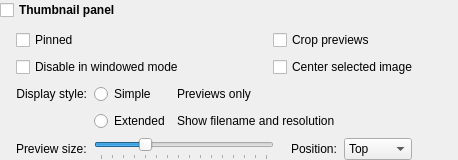
                <widget class="QWidget" name="thumbnailPanelGroup" native="true">
                 <property name="accessibleName">
                  <string notr="true">SGroup</string>
                 </property>
                 <layout class="QVBoxLayout" name="verticalLayout_14">
                  <property name="leftMargin">
                   <number>0</number>
                  </property>
                  <property name="topMargin">
                   <number>0</number>
                  </property>
                  <property name="rightMargin">
                   <number>0</number>
                  </property>
                  <property name="bottomMargin">
                   <number>0</number>
                  </property>
                  <item>
                   <layout class="QHBoxLayout" name="horizontalLayout_6">
                    <property name="leftMargin">
                     <number>0</number>
                    </property>
                    <property name="topMargin">
                     <number>0</number>
                    </property>
                    <property name="rightMargin">
                     <number>0</number>
                    </property>
                    <item>
                     <widget class="QCheckBox" name="enablePanelCheckBox">
                      <property name="sizePolicy">
                       <sizepolicy hsizetype="Minimum" vsizetype="Minimum">
                        <horstretch>0</horstretch>
                        <verstretch>0</verstretch>
                       </sizepolicy>
                      </property>
                      <property name="minimumSize">
                       <size>
                        <width>0</width>
                        <height>0</height>
                       </size>
                      </property>
                      <property name="font">
                       <font>
                        <bold>true</bold>
                       </font>
                      </property>
                      <property name="toolTip">
                       <string/>
                      </property>
                      <property name="text">
                       <string>Thumbnail panel</string>
                      </property>
                     </widget>
                    </item>
                    <item>
                     <widget class="QWidget" name="widget_6" native="true">
                      <property name="sizePolicy">
                       <sizepolicy hsizetype="Expanding" vsizetype="Preferred">
                        <horstretch>0</horstretch>
                        <verstretch>0</verstretch>
                       </sizepolicy>
                      </property>
                      <property name="accessibleName">
                       <string notr="true">SLine</string>
                      </property>
                     </widget>
                    </item>
                   </layout>
                  </item>
                  <item>
                   <widget class="QWidget" name="thumbnailPanelGroupContents" native="true">
                    <layout class="QVBoxLayout" name="verticalLayout_15">
                     <property name="spacing">
                      <number>7</number>
                     </property>
                     <property name="leftMargin">
                      <number>16</number>
                     </property>
                     <property name="topMargin">
                      <number>4</number>
                     </property>
                     <property name="rightMargin">
                      <number>0</number>
                     </property>
                     <property name="bottomMargin">
                      <number>0</number>
                     </property>
                     <item>
                      <layout class="QGridLayout" name="gridLayout_3">
                       <property name="leftMargin">
                        <number>0</number>
                       </property>
                       <property name="topMargin">
                        <number>0</number>
                       </property>
                       <property name="rightMargin">
                        <number>0</number>
                       </property>
                       <property name="bottomMargin">
                        <number>0</number>
                       </property>
                       <property name="verticalSpacing">
                        <number>7</number>
                       </property>
                       <item row="0" column="1">
                        <widget class="QCheckBox" name="squareThumbnailsCheckBox">
                         <property name="sizePolicy">
                          <sizepolicy hsizetype="Minimum" vsizetype="Minimum">
                           <horstretch>0</horstretch>
                           <verstretch>0</verstretch>
                          </sizepolicy>
                         </property>
                         <property name="minimumSize">
                          <size>
                           <width>0</width>
                           <height>0</height>
                          </size>
                         </property>
                         <property name="text">
                          <string>Crop previews</string>
                         </property>
                        </widget>
                       </item>
                       <item row="0" column="0">
                        <widget class="QCheckBox" name="pinPanelCheckBox">
                         <property name="minimumSize">
                          <size>
                           <width>250</width>
                           <height>0</height>
                          </size>
                         </property>
                         <property name="text">
                          <string>Pinned</string>
                         </property>
                        </widget>
                       </item>
                       <item row="1" column="0">
                        <widget class="QCheckBox" name="panelFullscreenOnlyCheckBox">
                         <property name="sizePolicy">
                          <sizepolicy hsizetype="Minimum" vsizetype="Minimum">
                           <horstretch>0</horstretch>
                           <verstretch>0</verstretch>
                          </sizepolicy>
                         </property>
                         <property name="minimumSize">
                          <size>
                           <width>0</width>
                           <height>0</height>
                          </size>
                         </property>
                         <property name="text">
                          <string>Disable in windowed mode</string>
                         </property>
                        </widget>
                       </item>
                       <item row="1" column="1">
                        <widget class="QCheckBox" name="panelCenterSelectionCheckBox">
                         <property name="text">
                          <string>Center selected image</string>
                         </property>
                        </widget>
                       </item>
                       <item row="0" column="2">
                        <spacer name="horizontalSpacer_8">
                         <property name="orientation">
                          <enum>Qt::Horizontal</enum>
                         </property>
                         <property name="sizeHint" stdset="0">
                          <size>
                           <width>40</width>
                           <height>20</height>
                          </size>
                         </property>
                        </spacer>
                       </item>
                      </layout>
                     </item>
                     <item>
                      <layout class="QGridLayout" name="gridLayout_4">
                       <property name="leftMargin">
                        <number>0</number>
                       </property>
                       <property name="topMargin">
                        <number>0</number>
                       </property>
                       <property name="rightMargin">
                        <number>0</number>
                       </property>
                       <property name="bottomMargin">
                        <number>0</number>
                       </property>
                       <property name="verticalSpacing">
                        <number>7</number>
                       </property>
                       <item row="1" column="1">
                        <widget class="QRadioButton" name="thumbStyleExtended">
                         <property name="text">
                          <string>Extended</string>
                         </property>
                        </widget>
                       </item>
                       <item row="0" column="2">
                        <widget class="QLabel" name="label_8">
                         <property name="accessibleName">
                          <string notr="true">SNoteText</string>
                         </property>
                         <property name="text">
                          <string>Previews only</string>
                         </property>
                        </widget>
                       </item>
                       <item row="0" column="0">
                        <widget class="QLabel" name="label_18">
                         <property name="text">
                          <string>Display style:</string>
                         </property>
                         <property name="alignment">
                          <set>Qt::AlignRight|Qt::AlignTrailing|Qt::AlignVCenter</set>
                         </property>
                        </widget>
                       </item>
                       <item row="1" column="2">
                        <widget class="QLabel" name="label_25">
                         <property name="accessibleName">
                          <string notr="true">SNoteText</string>
                         </property>
                         <property name="text">
                          <string>Show filename and resolution</string>
                         </property>
                        </widget>
                       </item>
                       <item row="0" column="3">
                        <spacer name="horizontalSpacer_26">
                         <property name="orientation">
                          <enum>Qt::Horizontal</enum>
                         </property>
                         <property name="sizeHint" stdset="0">
                          <size>
                           <width>40</width>
                           <height>10</height>
                          </size>
                         </property>
                        </spacer>
                       </item>
                       <item row="0" column="1">
                        <widget class="QRadioButton" name="thumbStyleSimple">
                         <property name="text">
                          <string>Simple</string>
                         </property>
                        </widget>
                       </item>
                      </layout>
                     </item>
                     <item>
                      <layout class="QHBoxLayout" name="horizontalLayout_24">
                       <property name="leftMargin">
                        <number>0</number>
                       </property>
                       <property name="topMargin">
                        <number>0</number>
                       </property>
                       <item>
                        <widget class="QLabel" name="label_4">
                         <property name="text">
                          <string>Preview size:</string>
                         </property>
                        </widget>
                       </item>
                       <item>
                        <widget class="QSlider" name="panelSizeSlider">
                         <property name="sizePolicy">
                          <sizepolicy hsizetype="Fixed" vsizetype="Preferred">
                           <horstretch>0</horstretch>
                           <verstretch>0</verstretch>
                          </sizepolicy>
                         </property>
                         <property name="minimumSize">
                          <size>
                           <width>180</width>
                           <height>0</height>
                          </size>
                         </property>
                         <property name="minimum">
                          <number>10</number>
                         </property>
                         <property name="maximum">
                          <number>25</number>
                         </property>
                         <property name="singleStep">
                          <number>1</number>
                         </property>
                         <property name="pageStep">
                          <number>5</number>
                         </property>
                         <property name="value">
                          <number>14</number>
                         </property>
                         <property name="orientation">
                          <enum>Qt::Horizontal</enum>
                         </property>
                         <property name="tickPosition">
                          <enum>QSlider::TicksBelow</enum>
                         </property>
                         <property name="tickInterval">
                          <number>1</number>
                         </property>
                        </widget>
                       </item>
                       <item>
                        <spacer name="horizontalSpacer_11">
                         <property name="orientation">
                          <enum>Qt::Horizontal</enum>
                         </property>
                         <property name="sizeType">
                          <enum>QSizePolicy::Fixed</enum>
                         </property>
                         <property name="sizeHint" stdset="0">
                          <size>
                           <width>10</width>
                           <height>10</height>
                          </size>
                         </property>
                        </spacer>
                       </item>
                       <item>
                        <widget class="QLabel" name="panelPositionLabel">
                         <property name="sizePolicy">
                          <sizepolicy hsizetype="Minimum" vsizetype="Minimum">
                           <horstretch>0</horstretch>
                           <verstretch>0</verstretch>
                          </sizepolicy>
                         </property>
                         <property name="minimumSize">
                          <size>
                           <width>0</width>
                           <height>0</height>
                          </size>
                         </property>
                         <property name="text">
                          <string>Position:</string>
                         </property>
                        </widget>
                       </item>
                       <item>
                        <widget class="QComboBox" name="panelPositionComboBox">
                         <item>
                          <property name="text">
                           <string>Top</string>
                          </property>
                         </item>
                         <item>
                          <property name="text">
                           <string>Bottom</string>
                          </property>
                         </item>
                         <item>
                          <property name="text">
                           <string>Left</string>
                          </property>
                         </item>
                         <item>
                          <property name="text">
                           <string>Right</string>
                          </property>
                         </item>
                        </widget>
                       </item>
                       <item>
                        <spacer name="horizontalSpacer_24">
                         <property name="orientation">
                          <enum>Qt::Horizontal</enum>
                         </property>
                         <property name="sizeHint" stdset="0">
                          <size>
                           <width>40</width>
                           <height>20</height>
                          </size>
                         </property>
                        </spacer>
                       </item>
                      </layout>
                     </item>
                    </layout>
                   </widget>
                  </item>
                 </layout>
                </widget>
